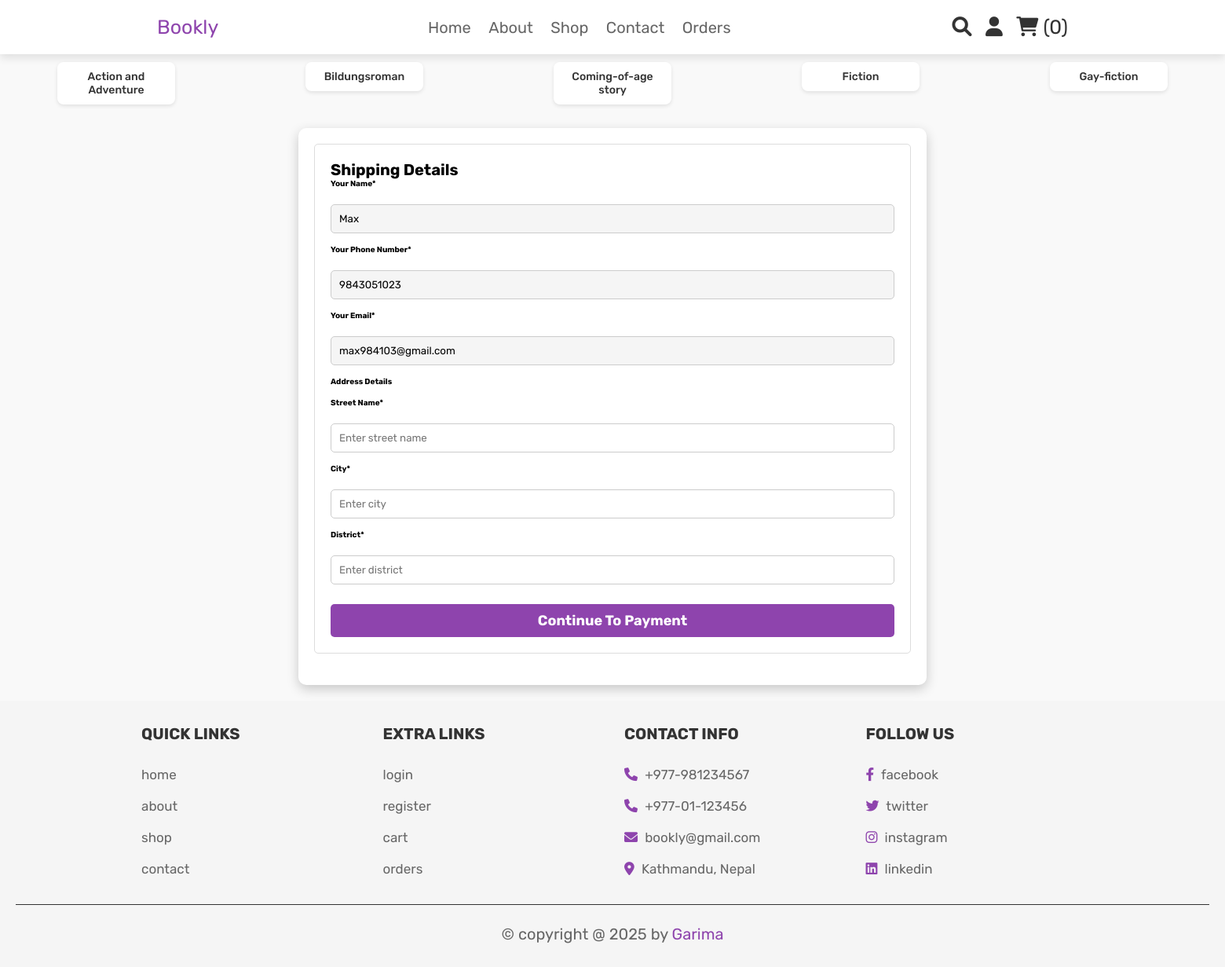
/checkout.php (signed in), run on the app's committed database.
### tables this page shows
CREATE TABLE `categories` (
  `id` int(11) NOT NULL,
  `name` varchar(255) NOT NULL
);

CREATE TABLE `users` (
  `id` int(100) NOT NULL,
  `name` varchar(100) NOT NULL,
  `email` varchar(100) NOT NULL,
  `password` varchar(100) NOT NULL,
  `user_type` varchar(20) NOT NULL DEFAULT 'user',
  `phone` text NOT NULL
);

### checkout.php (the view, shortened to what this page needs)
<?php
include 'config.php';
$user_id = $_SESSION['user_id'];
$user_query = mysqli_query($conn, "SELECT * FROM users WHERE id = '$user_id'") or die('Query Failed');
if (mysqli_num_rows($user_query) > 0) {
    $user_info = mysqli_fetch_assoc($user_query);
} else {
    header('location:logout.php');
    exit;
}
?>
<!DOCTYPE html>
<html lang="en">
<head>
    <link rel="stylesheet" href="https://cdnjs.cloudflare.com/ajax/libs/font-awesome/6.0.0/css/all.min.css">
    <link rel="stylesheet" href="css/style.css">
</head>
<body>
<?php include 'header.php'; ?>
<div class="container">
    <div class="shipping">
        <h1>Shipping Details</h1>
        <form action="" method="post">
            <label for="name">Your Name*</label>
            <input type="text" id="name" name="name" required value="<?php echo $user_info['name']; ?>" class="readonly-input" readonly>
            <label for="number">Your Phone Number*</label>
            <input type="number" id="number" name="number" required value="<?php echo $user_info['phone']; ?>" class="readonly-input" readonly>
            <label for="email">Your Email*</label>
            <input type="email" id="email" name="email" required value="<?php echo $user_info['email']; ?>" class="readonly-input" readonly>
            <h4>Address Details</h4>
            <label for="street">Street Name*</label>
            <input type="text" id="street" name="street" required placeholder="Enter street name">
            <label for="city">City*</label>
            <input type="text" id="city" name="city" required placeholder="Enter city">
            <label for="state">District*</label>
            <input type="text" id="state" name="state" required placeholder="Enter district">
            <button type="submit" name="continue_to_payment" class="btn">Continue to Payment</button>
        </form>
    </div>
</div>
<?php include 'footer.php'; ?>
</body>
</html>

### header.php (shortened to what this page needs)
<?php
$select_categories = mysqli_query($conn, "SELECT * FROM `categories`") or die('Query failed');
?>
<header class="header">
   <div class="header-2">
      <div class="flex">
         <a href="home.php" class="logo">Bookly</a>
         <nav class="navbar">
            <a href="home.php">Home</a>
            <a href="about.php">About</a>
            <a href="shop.php">Shop</a>
            <a href="contact.php">Contact</a>
            <a href="orders.php">Orders</a>
         </nav>
         <div class="icons">
            <a href="search_page.php" class="fas fa-search"></a>
            <div id="user-btn" class="fas fa-user"></div>
            <?php
               $select_cart_number = mysqli_query($conn, "SELECT * FROM `cart` WHERE user_id = '$user_id'") or die('query failed');
               $cart_rows_number = mysqli_num_rows($select_cart_number);
            ?>
            <a href="cart.php"> <i class="fas fa-shopping-cart"></i> <span>(<?php echo $cart_rows_number; ?>)</span> </a>
         </div>
      </div>
   </div>
   <div class="category-swiper">
      <div class="swiper-container">
         <div class="swiper-wrapper">
            <?php
            if (mysqli_num_rows($select_categories) > 0) {
                while ($fetch_categories = mysqli_fetch_assoc($select_categories)) {
                    $category_id = intval($fetch_categories['id']);
                    $category_name = htmlspecialchars($fetch_categories['name']);
                    echo '<div class="swiper-slide">
                            <div class="category-card">
                                <a href="shop.php?category_id=' . $category_id . '">' . $category_name . '</a>
                            </div>
                          </div>';
                }
            } else {
                echo '<p class="no-categories">No categories available</p>';
            }
            ?>
         </div>
      </div>
   </div>
</header>
<link rel="stylesheet" href="https://unpkg.com/swiper/swiper-bundle.min.css" />

### css/style.css (style rules this page uses)
:root { --purple:#8e44ad; --red:#c0392b; --orange:#f39c12; --black:#333; --white:#fff; --light-color:#666; --light-white:#ccc; --light-bg:#f5f5f5; --border:.1rem solid var(--black); --box-shadow:0 .5rem 1rem rgba(0,0,0,.1); }
* { font-family: 'Rubik', sans-serif; margin:0; padding:0; box-sizing: border-box; outline: none; border:none; text-decoration: none; transition:all .2s linear; }
html { font-size: 62.5%; overflow-x: hidden; }
.btn, .option-btn, .delete-btn, .white-btn { display: inline-block; margin-top: 1rem; padding:1rem 3rem; cursor: pointer; color:var(--white); font-size: 1.8rem; border-radius: .5rem; text-transform: capitalize; }
.white-btn, .btn { background-color: var(--purple); }
.header .header-2 { background-color: var(--white); box-shadow: var(--box-shadow); }
.header .header-2 .flex { padding:2rem; display: flex; align-items: center; justify-content: space-between; max-width: 1200px; margin:0 auto; position: relative; }
.header .header-2 .flex .logo { font-size: 2.5rem; color:var(--purple); }
.header .header-2 .flex .navbar a { margin:0 1rem; font-size: 2rem; color:var(--light-color); }
.header .header-2 .flex .icons > * { font-size: 2.5rem; color:var(--black); cursor: pointer; margin-left: 1.5rem; }

### checkout.php (style rules this page uses)
body { font-family: Arial, sans-serif; margin: 0; padding: 0; background-color: #f9f9f9; }
.container { max-width: 800px; margin: 20px auto; background: #ffffff; padding: 20px; border-radius: 10px; box-shadow: 0 5px 15px rgba(0, 0, 0, 0.2); }
.shipping { background: white; padding: 20px; border: 1px solid #ddd; border-radius: 5px; margin-bottom: 20px; }
form { display: grid; grid-gap: 15px; }
label { font-weight: bold; }
input, select, button { width: 100%; padding: 10px; margin-top: 5px; border: 1px solid #ccc; border-radius: 5px; }
button { background-color: orange; color: white; font-weight: bold; border: none; cursor: pointer; }
.readonly-input { background-color: #f5f5f5; }

### header.php (style rules this page uses)
.category-swiper { width: 100%; padding: 10px 0; }
.swiper-slide { display: flex; justify-content: center; align-items: center; }
.category-card { background-color: white; border-radius: 8px; box-shadow: 0 2px 5px rgba(0, 0, 0, 0.1); padding: 10px; text-align: center; transition: transform 0.2s; width: 100%; max-width: 150px; }
.category-card a { text-decoration: none; color: #333; font-size: 14px; font-weight: 500; }

### data on the page
categories: name "Action and Adventure"
categories: name "Bildungsroman"
categories: name "Coming-of-age story"
categories: name "Fiction"
categories: name "Gay-fiction"
users: name "Max", number "9843051023", email "max984103@gmail.com"

### other printed values
$cart_rows_number "0"
